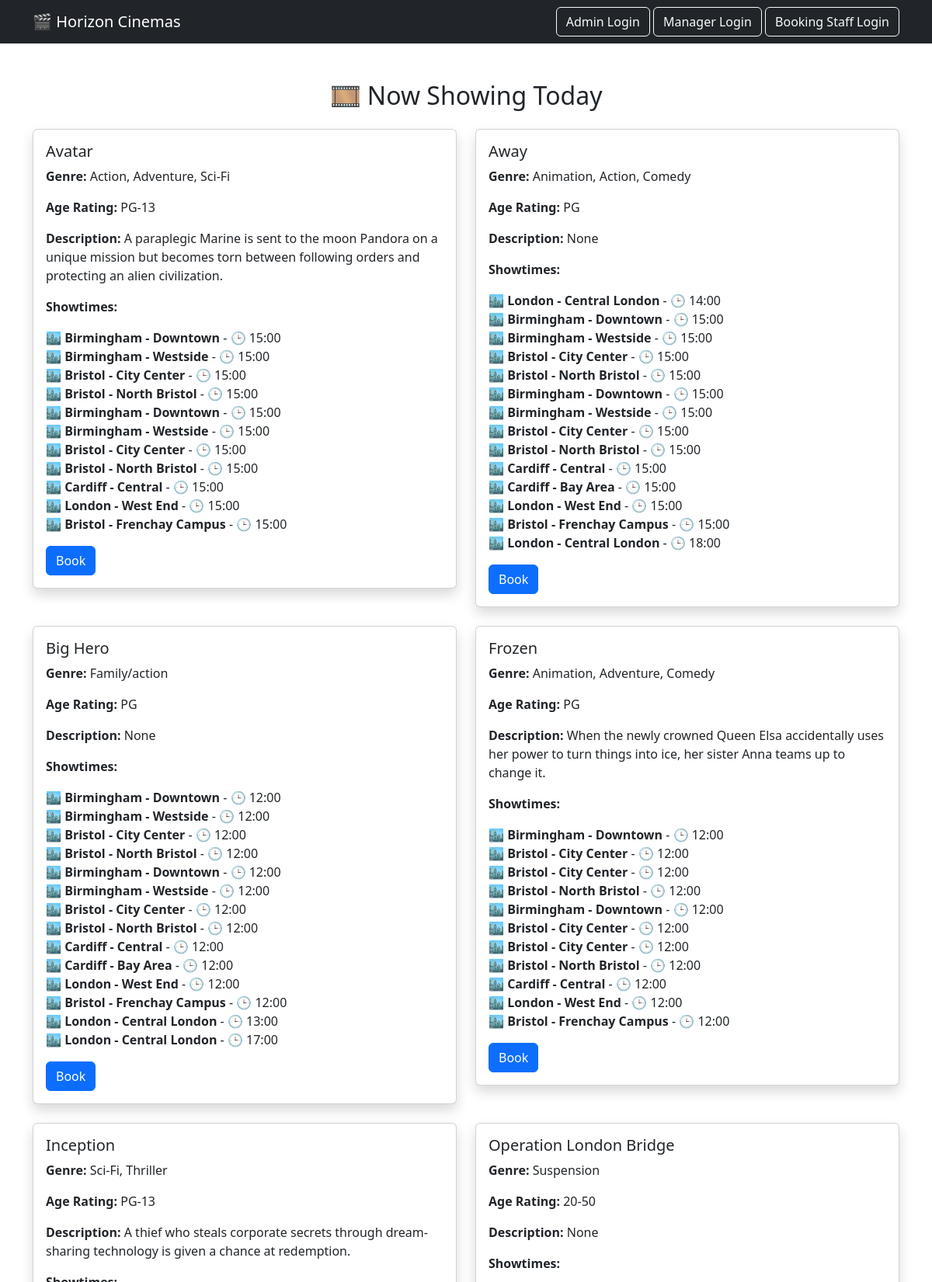
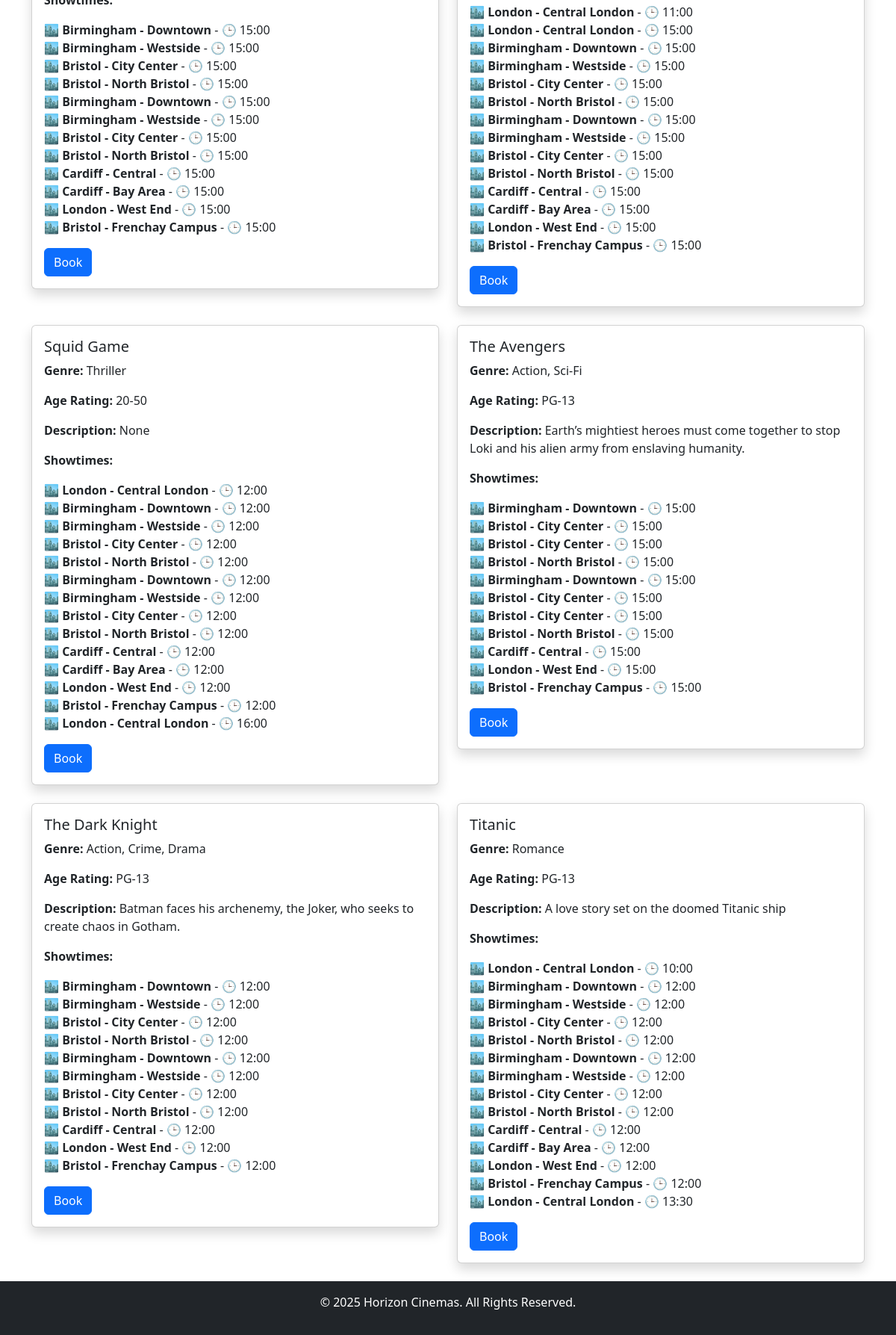
The page / on the database its author committed (2 pictures, top to bottom).
### tables this page shows
CREATE TABLE showtimes (
    id INTEGER PRIMARY KEY AUTOINCREMENT,
    film_id INTEGER NOT NULL,
    cinema_id INTEGER NOT NULL,
    screen_number INTEGER NOT NULL,
    show_time TEXT NOT NULL,
    price INTEGER NOT NULL  -- Changed to INTEGER
);

CREATE TABLE films (
            id INTEGER PRIMARY KEY AUTOINCREMENT,
            title TEXT NOT NULL,
            genre TEXT NOT NULL,
            age_rating TEXT NOT NULL,
            description TEXT,
            actors TEXT
        );

### blueprints/booking_routes.py (the view)
@booking_routes.route('/', methods=['GET', 'POST'])
def home():
    try:
        with get_db_connection() as conn:
            cursor = conn.cursor()
            cursor.execute("SELECT id, city, location FROM cinemas")
            cinemas = cursor.fetchall()
            selected_cinema_id = request.form.get("cinema_id") if request.method == "POST" else None
            films = []
            if selected_cinema_id:
                cursor.execute("""
                    SELECT films.id, films.title, films.genre, films.age_rating, films.description,
                           GROUP_CONCAT(showtimes.show_time) AS showtimes
                    FROM films
                    JOIN showtimes ON films.id = showtimes.film_id
                    WHERE showtimes.cinema_id = ?
                    GROUP BY films.id
                """, (selected_cinema_id,))
                films = cursor.fetchall()
                return render_template("index.html", cinemas=cinemas, films=films, selected_cinema_id=selected_cinema_id)
            else:
                today = datetime.now().strftime('%Y-%m-%d')
                cursor.execute("""
                    SELECT
                         f.id AS film_id, f.title, f.genre, f.age_rating, f.description,
                         s.show_time, c.city, c.location
                    FROM films f
                    JOIN showtimes s ON f.id = s.film_id
                    JOIN cinemas c ON s.cinema_id = c.id
                    WHERE DATE(s.show_time) = ?
                    ORDER BY f.title, s.show_time
                """, (today,))
                rows = cursor.fetchall()
                films_dict = {}
                for row in rows:
                    film_id = row["film_id"]
                    if film_id not in films_dict:
                        films_dict[film_id] = {
                            "id": film_id,
                            "title": row["title"],
                            "genre": row["genre"],
                            "age_rating": row["age_rating"],
                            "description": row["description"],
                            "showtimes": []
                        }
                    films_dict[film_id]["showtimes"].append({
                         "time": row["show_time"][11:16],
                         "cinema": f"{row['city']} - {row['location']}"
                    })
                films = list(films_dict.values())
                return render_template("index.html", cinemas=cinemas, films=films, selected_cinema_id=None)
    except Exception as e:
        import traceback
        print("❌ ERROR IN HOME ROUTE:\n", traceback.format_exc())
        return "Internal Server Error", 500

### database/database_setup.py (called while the page is built)
def get_db_connection():
    print("✅ get_db_connection() called")
    print("📍 USING DB: /Users/foyezahammed/Desktop/SDGP-1/database/horizon_cinemas.db")
    conn = sqlite3.connect("/Users/foyezahammed/Desktop/SDGP-1/database/horizon_cinemas.db")
    conn.row_factory = sqlite3.Row
    return conn

### templates/index.html (shortened to what this page needs)
<!DOCTYPE html>
<html lang="en">
<head>
  <link rel="stylesheet" href="{{ url_for('static', filename='style.css') }}">
  <link rel="stylesheet" href="https://cdn.jsdelivr.net/npm/bootstrap@5.3.0/dist/css/bootstrap.min.css">
</head>
<body>
<nav class="navbar navbar-dark bg-dark">
  <div class="container">
    <a class="navbar-brand" href="/">🎬 Horizon Cinemas</a>
    <div>
      <a href="/admin_login" class="btn btn-outline-light">Admin Login</a>
      <a href="/manager_login" class="btn btn-outline-light">Manager Login</a>
      <a href="/staff_login" class="btn btn-outline-light">Booking Staff Login</a>
    </div>
  </div>
</nav>
<main class="container mt-5">
  <h2 class="text-center mb-4">🎞️ Now Showing Today</h2>
  {% if films %}
  <div class="row">
    {% for film in films %}
    <div class="col-md-6 mb-4">
      <div class="card shadow">
        <div class="card-body">
          <h5 class="card-title">{{ film.title }}</h5>
          <p><strong>Genre:</strong> {{ film.genre }}</p>
          <p><strong>Age Rating:</strong> {{ film.age_rating }}</p>
          <p><strong>Description:</strong> {{ film.description }}</p>
          <p><strong>Showtimes:</strong></p>
          <ul class="list-unstyled">
            {% for show in film.showtimes %}
              <li>🏙️ <strong>{{ show.cinema }}</strong> - 🕒 {{ show.time }}</li>
            {% endfor %}
          </ul>
          <a href="{{ url_for('booking.staff_login') }}" class="btn btn-primary">Book</a>
        </div>
      </div>
    </div>
    {% endfor %}
  </div>
  {% else %}
  <p class="text-center text-muted">No films showing today.</p>
  {% endif %}
</main>
<footer class="text-center bg-dark text-white py-3 mt-auto">
  <p>© 2025 Horizon Cinemas. All Rights Reserved.</p>
</footer>
</body>
</html>

### static/style.css (style rules this page uses)
body { font-family: Arial, sans-serif; background-color: #f5f5f5; margin: 0; padding: 0; }

### rows shown on the page
showtimes: title "Avatar", genre "Action, Adventure, Sci-Fi", age_rating "PG-13", description "A paraplegic Marine is sent to the moon Pandora on a unique mission but becomes torn between following orders and protecting an alien civilization.", cinema "Birmingham - Downtown" "Birmingham - Westside" "Bristol - City Center" "Bristol - North Bristol" "Birmingham - Downtown" "Birmingham - Westside" "Bristol - City Center" "Bristol - North Bristol" "Cardiff - Central" "London - West End" "Bristol - Frenchay Campus", time "15:00" "15:00" "15:00" "15:00" "15:00" "15:00" "15:00" "15:00" "15:00" "15:00" "15:00"
showtimes: title "Away", genre "Animation, Action, Comedy", age_rating "PG", description "None", cinema "London - Central London" "Birmingham - Downtown" "Birmingham - Westside" "Bristol - City Center" "Bristol - North Bristol" "Birmingham - Downtown" "Birmingham - Westside" "Bristol - City Center" "Bristol - North Bristol" "Cardiff - Central" "Cardiff - Bay Area" "London - West End" "Bristol - Frenchay Campus" "London - Central London", time "14:00" "15:00" "15:00" "15:00" "15:00" "15:00" "15:00" "15:00" "15:00" "15:00" "15:00" "15:00" "15:00" "18:00"
showtimes: title "Big Hero", genre "Family/action", age_rating "PG", description "None", cinema "Birmingham - Downtown" "Birmingham - Westside" "Bristol - City Center" "Bristol - North Bristol" "Birmingham - Downtown" "Birmingham - Westside" "Bristol - City Center" "Bristol - North Bristol" "Cardiff - Central" "Cardiff - Bay Area" "London - West End" "Bristol - Frenchay Campus" "London - Central London" "London - Central London", time "12:00" "12:00" "12:00" "12:00" "12:00" "12:00" "12:00" "12:00" "12:00" "12:00" "12:00" "12:00" "13:00" "17:00"
showtimes: title "Frozen", genre "Animation, Adventure, Comedy", age_rating "PG", description "When the newly crowned Queen Elsa accidentally uses her power to turn things into ice, her sister Anna teams up to change it.", cinema "Birmingham - Downtown" "Bristol - City Center" "Bristol - City Center" "Bristol - North Bristol" "Birmingham - Downtown" "Bristol - City Center" "Bristol - City Center" "Bristol - North Bristol" "Cardiff - Central" "London - West End" "Bristol - Frenchay Campus", time "12:00" "12:00" "12:00" "12:00" "12:00" "12:00" "12:00" "12:00" "12:00" "12:00" "12:00"
showtimes: title "Inception", genre "Sci-Fi, Thriller", age_rating "PG-13", description "A thief who steals corporate secrets through dream-sharing technology is given a chance at redemption.", cinema "Birmingham - Downtown" "Birmingham - Westside" "Bristol - City Center" "Bristol - North Bristol" "Birmingham - Downtown" "Birmingham - Westside" "Bristol - City Center" "Bristol - North Bristol" "Cardiff - Central" "Cardiff - Bay Area" "London - West End" "Bristol - Frenchay Campus", time "15:00" "15:00" "15:00" "15:00" "15:00" "15:00" "15:00" "15:00" "15:00" "15:00" "15:00" "15:00"
showtimes: title "Operation London Bridge", genre "Suspension", age_rating "20-50", description "None", cinema "London - Central London" "London - Central London" "Birmingham - Downtown" "Birmingham - Westside" "Bristol - City Center" "Bristol - North Bristol" "Birmingham - Downtown" "Birmingham - Westside" "Bristol - City Center" "Bristol - North Bristol" "Cardiff - Central" "Cardiff - Bay Area" "London - West End" "Bristol - Frenchay Campus", time "11:00" "15:00" "15:00" "15:00" "15:00" "15:00" "15:00" "15:00" "15:00" "15:00" "15:00" "15:00" "15:00" "15:00"
showtimes: title "Squid Game", genre "Thriller", age_rating "20-50", description "None", cinema "London - Central London" "Birmingham - Downtown" "Birmingham - Westside" "Bristol - City Center" "Bristol - North Bristol" "Birmingham - Downtown" "Birmingham - Westside" "Bristol - City Center" "Bristol - North Bristol" "Cardiff - Central" "Cardiff - Bay Area" "London - West End" "Bristol - Frenchay Campus" "London - Central London", time "12:00" "12:00" "12:00" "12:00" "12:00" "12:00" "12:00" "12:00" "12:00" "12:00" "12:00" "12:00" "12:00" "16:00"
showtimes: title "The Avengers", genre "Action, Sci-Fi", age_rating "PG-13", description "Earth’s mightiest heroes must come together to stop Loki and his alien army from enslaving humanity.", cinema "Birmingham - Downtown" "Bristol - City Center" "Bristol - City Center" "Bristol - North Bristol" "Birmingham - Downtown" "Bristol - City Center" "Bristol - City Center" "Bristol - North Bristol" "Cardiff - Central" "London - West End" "Bristol - Frenchay Campus", time "15:00" "15:00" "15:00" "15:00" "15:00" "15:00" "15:00" "15:00" "15:00" "15:00" "15:00"
showtimes: title "The Dark Knight", genre "Action, Crime, Drama", age_rating "PG-13", description "Batman faces his archenemy, the Joker, who seeks to create chaos in Gotham.", cinema "Birmingham - Downtown" "Birmingham - Westside" "Bristol - City Center" "Bristol - North Bristol" "Birmingham - Downtown" "Birmingham - Westside" "Bristol - City Center" "Bristol - North Bristol" "Cardiff - Central" "London - West End" "Bristol - Frenchay Campus", time "12:00" "12:00" "12:00" "12:00" "12:00" "12:00" "12:00" "12:00" "12:00" "12:00" "12:00"
showtimes: title "Titanic", genre "Romance", age_rating "PG-13", description "A love story set on the doomed Titanic ship", cinema "London - Central London" "Birmingham - Downtown" "Birmingham - Westside" "Bristol - City Center" "Bristol - North Bristol" "Birmingham - Downtown" "Birmingham - Westside" "Bristol - City Center" "Bristol - North Bristol" "Cardiff - Central" "Cardiff - Bay Area" "London - West End" "Bristol - Frenchay Campus" "London - Central London", time "10:00" "12:00" "12:00" "12:00" "12:00" "12:00" "12:00" "12:00" "12:00" "12:00" "12:00" "12:00" "12:00" "13:30"
